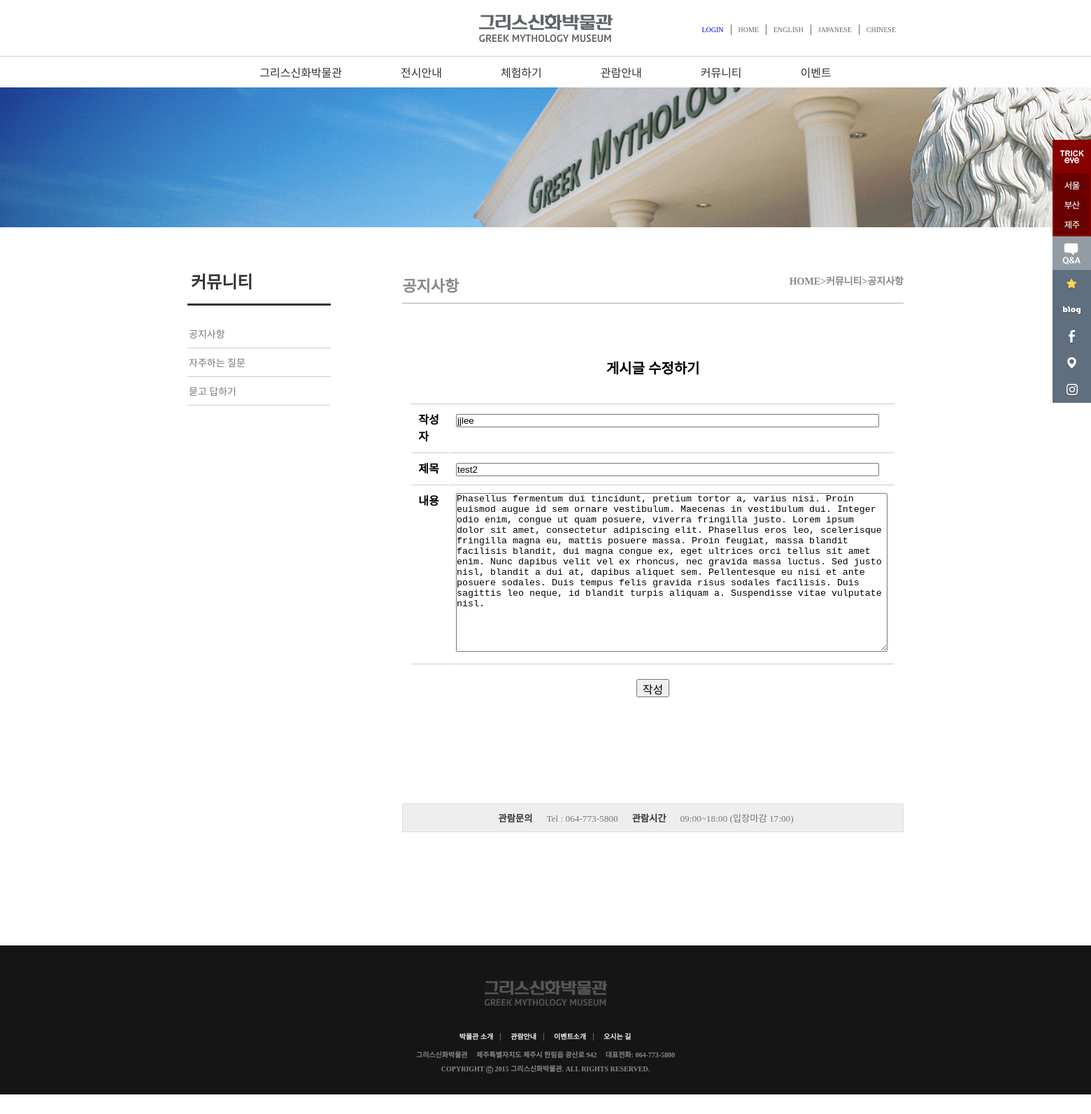
The app's page /Community/board_modify.php?num=18 with its own data.
### tables this page shows
CREATE TABLE `board_notice` (
  `num` int(11) NOT NULL,
  `id` char(15) NOT NULL,
  `name` char(15) NOT NULL,
  `subject` char(200) NOT NULL,
  `content` text NOT NULL,
  `regist_day` char(20) NOT NULL,
  `hit` int(11) NOT NULL,
  `file_name` char(40) DEFAULT NULL,
  `file_type` char(40) DEFAULT NULL,
  `file_copied` char(40) DEFAULT NULL
);

### Community/board_modify.php (the view, shortened to what this page needs)
<!DOCTYPE html>
<html lang="kor">
<head>
    <link rel="stylesheet" href="../css/common.css?ver=1">
    <link rel="stylesheet" href="../css/subpage_common.css?ver=1">
    <link rel="stylesheet" href="../css/community.css?ver=1">
    <link rel="stylesheet" href="../css/board_modify.css?ver=1">
</head>
<body>
    <div id="wrap">
        <header>
            <?php include "../header.php"  ?>
        </header>
        <section id="slider">
           <img src="../img/aboutus/sub_visual_bg.jpg" alt="">
        </section>
        <div id="sub_main">
            <aside id="left_menu">
            </aside>
        <section id="sub_contents">
            <h3>공지사항<span>HOME>커뮤니티>공지사항</span></h3>
            <?php
                $con = mysqli_connect("localhost", "user1", "12345", "sample");
                $num = $_GET['num'];
                $query = "select subject, content, regist_day, hit, id from board_notice where num = $num";
                $result = $con->query($query);
                $rows = mysqli_fetch_assoc($result);
                $subject = $rows['subject'];
                $content = $rows['content'];
                $id = $rows['id'];
            ?>
            <form method="POST" action="modify_action.php">
                <table style="padding-top:50px" align=center width=auto border=0 cellpadding=2>
                    <tr>
                        <td style="height:33; float:center;">
                            <p style="font-size:20px; text-align:center; margin-top:15px; margin-bottom:15px"><b>게시글 수정하기</b></p>
                        </td>
                    </tr>
                    <tr>
                        <td bgcolor=white>
                            <table class="table2">
                                <tr>
                                    <td>작성자</td>
                                    <td><input type=text name="id" size=73 value="<?= $id ?>"></td>
                                </tr>
                                <tr>
                                    <td>제목</td>
                                    <td><input type=text name="subject" size=73 value="<?= $subject ?>"></td>
                                </tr>
                                <tr>
                                    <td>내용</td>
                                    <td><textarea name=content cols=75 rows=15><?= $content ?></textarea></td>
                                </tr>
                            </table>
                            <center>
                                <input style="height:26px; width:47px; font-size:16px;" type="submit" value="작성">
                            </center>
                        </td>
                    </tr>
                </table>
            </form>
            <article id="sub_contact">
                <div>
                    <h5>관람문의<span>Tel : 064-773-5800</span>관람시간<span>09:00~18:00 (입장마감 17:00)</span></h5>
                </div>
            </article>
        </section>
        </div>
        <footer>
        </footer>
 </div>
</body>
</html>

### css/common.css (style rules this page uses)
* { margin:0; padding:0; list-style: none; text-decoration: none; scroll-behavior: smooth; }
#wrap { width:100%; }
header { width:100%; }
footer { margin:60px 0 40px 0; width:100%; background-color: #151515; }
footer #foot { margin:0 auto; width:100%; overflow: hidden; text-align: center; padding: 20px 0; }
footer #foot img { margin: 30px; }
footer #foot ul { margin: 0 auto; }
footer #foot #foot_menu li { display: inline; padding:0; margin:0; }
footer #foot #foot_menu li a { margin: 0; padding: 0 10px; border-right: 1px solid #666; }
footer #foot #foot_menu li:last-child a { border-right: 1px solid #151515; }
footer #foot #foot_menu li a { text-decoration: none; font-size: 10px; font-weight: bold; color: #F2F2F2; }
footer #foot #contact { clear: both; margin:10px 0; }
footer #foot #contact li { font-size:10px; font-weight: bold; margin:5px 0; color: #888; }
footer #foot #contact li span { margin: 0 10px; }

### css/subpage_common.css (style rules this page uses)
#sub_main { width: 1024px; margin: 20px auto; overflow: hidden; }
#sub_main #left_menu { width:20%; float: left; }
#sub_main #left_menu nav h2 { margin:20px 0; padding: 15px 5px; border-bottom: 3px solid #333; color:#333; }
#sub_main #left_menu nav ul li { padding: 10px 2px; border-bottom: 1px solid #ccc; }
#sub_main #left_menu nav ul li a { text-decoration: none; color:#777; font-size: 14px; }
#sub_main #sub_contents { margin:20px 0; padding: 2px 0; width:70%; float: right; }
#sub_main #sub_contents h3 { font-size: 22px; color: #888; padding: 10px 0; margin:10px 0; border-bottom: 1px solid #aaa; }
#sub_main #sub_contents h3 span { font-size: 14px; float:right; }
#sub_main #sub_contents article { width:100%; }

### css/community.css (style rules this page uses)
#sub_main #sub_contact div { padding: 10px 0; border: 1px solid #ddd; background-color: #eee; margin: 150px 0 80px 0; }
#sub_main #sub_contact div h5 { width: 75%; margin: 0 auto; text-align: center; color: #333; }
#sub_main #sub_contact div h5 span { padding: 0 20px; font-weight: normal; color: #777; }

### css/board_modify.css (style rules this page uses)
table.table2 { border-collapse: separate; border-spacing: 1px; text-align: left; line-height: 1.5; border-top: 1px solid #ccc; margin: 20px 10px; }
table.table2 tr { width: 50px; padding: 10px; font-weight: bold; vertical-align: top; border-bottom: 1px solid #ccc; }
table.table2 td { width: 100px; padding: 10px; vertical-align: top; border-bottom: 1px solid #ccc; }

### records on screen
board_notice: id "jjlee", subject "test2", content "Phasellus fermentum dui tincidunt, pretium tortor a, varius nisi. Proin euismod augue id sem ornare vestibulum. Maecenas in vestibulum dui. Integer odio enim, congue ut quam posuere, viverra fringilla justo. Lorem ipsum dolor sit amet, consectetur adipiscing elit. Phasellus eros leo, scelerisque fringilla magna eu, mattis posuere massa. Proin feugiat, massa blandit facilisis blandit, dui magna congue ex, eget ultrices orci tellus sit amet enim. Nunc dapibus velit vel ex rhoncus, nec gravida massa luctus. Sed justo nisl, blandit a dui at, dapibus aliquet sem. Pellentesque eu nisi et ante posuere sodales. Duis tempus felis gravida risus sodales facilisis. Duis sagittis leo neque, id blandit…"
